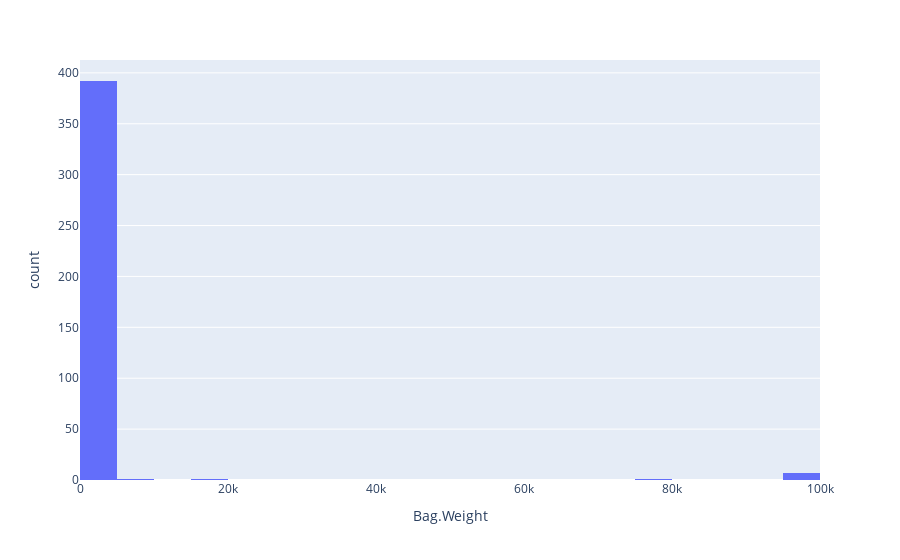

Notebook cell for this chart:
### Code cell
px.histogram(df, x = 'Bag.Weight')

### Figure 1 — Plotly figure (JSON) as saved in the notebook; plotly's stock layout.template omitted (floating-point values rounded to 4 significant figures; data arrays with more than 128 entries replaced by an {"elided": "..."} marker saying what was removed)
{"data": [{"bingroup": "x", "hovertemplate": "Bag.Weight=%{x}<br>count=%{y}<extra></extra>", "legendgroup": "", "marker": {"color": "#636efa", "pattern": {"shape": ""}}, "name": "", "orientation": "v", "showlegend": false, "type": "histogram", "x": {"elided": "402 int values"}, "xaxis": "x", "yaxis": "y"}], "layout": {"barmode": "relative", "legend": {"tracegroupgap": 0}, "margin": {"t": 60}, "xaxis": {"anchor": "y", "domain": [0, 1], "title": {"text": "Bag.Weight"}}, "yaxis": {"anchor": "x", "domain": [0, 1], "title": {"text": "count"}}}}
